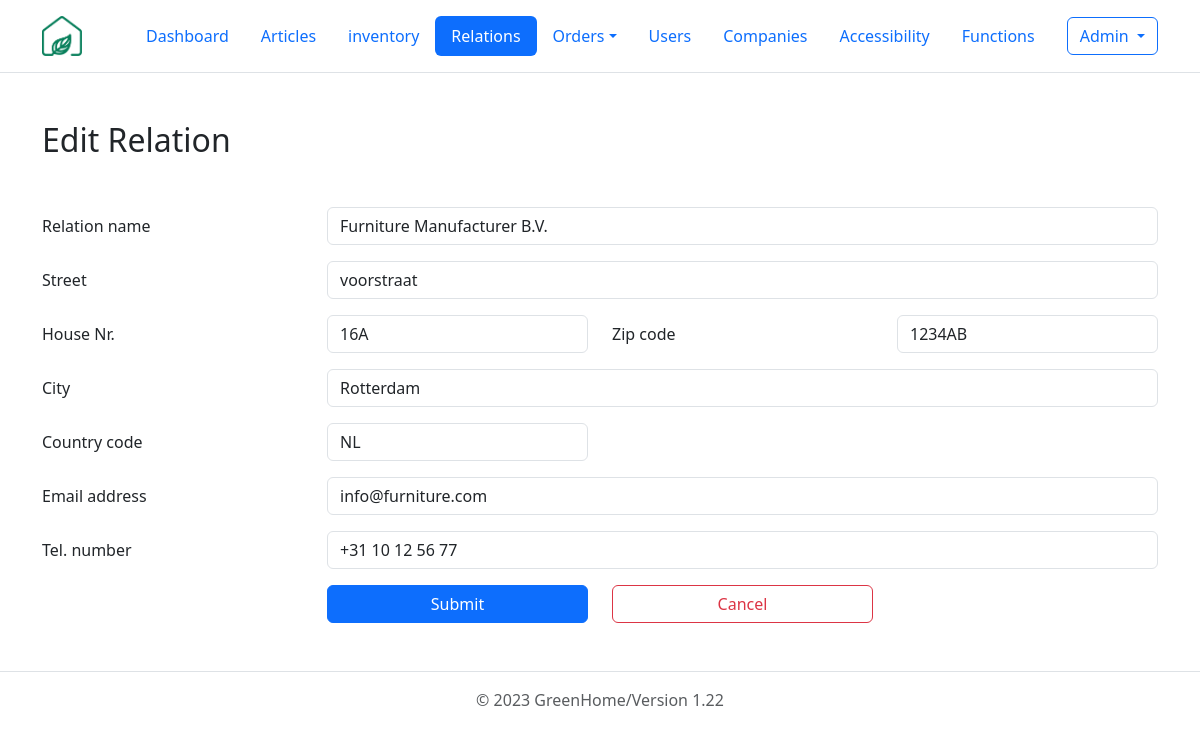
/php/relations/GUI_relationEditor.php?id=1 (signed in), run on the app's committed database.
### tables this page shows
CREATE TABLE relations (
  id int(10) NOT NULL, 
  name varchar(255) NOT NULL, 
  street varchar(255) NOT NULL, 
  house_nr varchar(10), 
  zip_code varchar(50) NOT NULL, 
  city varchar(255) NOT NULL, 
  country_code char(2) NOT NULL, 
  email_adress varchar(255) NOT NULL, 
  phone_number varchar(22) NOT NULL 
);

### php/relations/GUI_relationEditor.php (the view, shortened to what this page needs)
<?php
require_once '../include/db_connect.php';
$name = "";
$street = "";
$house_nr = "";
$zip_code = "";
$city = "";
$country_code = "";
$email_adress =  "";
$phone_number = "";
if($_SERVER['REQUEST_METHOD'] == 'GET'){
    $id = $_GET["id"];
    $sql = "SELECT * FROM relations WHERE id=$id";
    $result = $connection->query($sql);
    $row = $result->fetch_assoc();
    $name = $row["name"];
    $street = $row["street"];
    $house_nr = $row["house_nr"];
    $zip_code = $row["zip_code"];
    $city = $row["city"];
    $country_code = $row["country_code"];
    $email_adress =  $row["email_adress"];
    $phone_number = $row["phone_number"];
}
?>
<html lang="en">
  <head>
    <link href="https://cdn.jsdelivr.net/npm/bootstrap@5.3.0-alpha1/dist/css/bootstrap.min.css" rel="stylesheet">
  </head>
  <header class="p-3 mb-3 border-bottom">
    <div class="container">
      <div class="d-flex flex-wrap align-items-center justify-content-center justify-content-lg-start">
        <a href="../../dashboard.php" class="d-flex align-items-center mb-2 mb-lg-0 text-dark text-decoration-none me-5">
          <img src="../../images/logo.png" alt="company logo" srcset="" width="40" height="40">
        </a>
        <ul class="nav col-12 col-lg-auto me-lg-auto mb-2 justify-content-center mb-md-0 nav-pills">
          <li class="nav-item"><a href="../../dashboard.php" class="nav-link">Dashboard</a></li>
          <li class="nav-item"><a href="../articles/GUI_articles.php" class="nav-link" >Articles</a></li>
          <li class="nav-item"><a href="../stock/GUI_stock.php" class="nav-link" >inventory</a></li>
          <li class="nav-item"><a href="../relations/GUI_relations.php" class="nav-link active" aria-current="page" >Relations</a></li>
          <li class="nav-item dropdown">
            <a class="nav-link dropdown-toggle" data-bs-toggle="dropdown" href="#" role="button" aria-expanded="false">Orders</a>
          </li>
          <li class="nav-item"><a href="../users/GUI_users.php" class="nav-link" aria-current="page">Users</a></li>
          <li class="nav-item "><a class="nav-link" href="../companies/GUI_companies.php">Companies</a></li>
          <li class="nav-item "><a class="nav-link" href="../accessibilities/GUI_accessibilities.php">Accessibility</a></li>
          <li class="nav-item "><a  href="../functions/GUI_functions.php" class="nav-link">Functions</a></li>
        </ul>
        <?php
          if(isset($_SESSION['user_id'])):?>
            <div class='dropdown text-end'>
              <button class="btn btn-outline-primary dropdown-toggle" type="button" data-bs-toggle="dropdown" aria-expanded="false">
              <?=$_SESSION['user_name']?>
              </button>
            </div>
          <?php else :?>
            <div class='nav-item ml-auto'>
            <a href='../users/GUI_login.php' class='btn btn-outline-primary'>Login</a>
            </div>
          <?php endif;?>
      </div>
    </div>
  </header>
  <body>
    <div class="container my-5">
      <h2 class="mb-5">Edit Relation</h2>
      <form method="POST" action="controller_relation.php?action=edit">
        <div class="row mb-3">
          <label class="col-form-label col-sm-3">Relation name</label>
          <div class="col-sm-9">
            <input type="text" class="form-control" name="name" value="<?php echo $name; ?>" required>
          </div>
        </div>
        <div class="row mb-3">
          <label class="col-form-label col-sm-3">Street</label>
          <div class="col-sm-9">
            <input type="text" class="form-control" name="street" required value="<?php echo $street;?>">
          </div>
        </div>
        <div class="row mb-3">
          <label class="col-form-label col-sm-3">House Nr.</label>
          <div class="col-sm-3">
            <input type="text" maxlength="10" class="form-control" name="house_nr" value="<?php echo $house_nr;?>">
          </div>
          <label class="col-form-label col-sm-3">Zip code</label>
          <div class="col-sm-3">
            <input type="text" class="form-control" name="zip_code" required value="<?php echo $zip_code;?>">
          </div>
        </div>
        <div class="row mb-3">
          <label class="col-form-label col-sm-3">City</label>
          <div class="col-sm-9">
            <input type="text" class="form-control" name="city" required value="<?php echo $city;?>">
          </div>
        </div>
        <div class="row mb-3">
          <label class="col-form-label col-sm-3">Country code</label>
          <div class="col-sm-3">
            <input type="text"  maxlength="2" class="form-control" name="country_code" required value="<?php echo $country_code;?>">
          </div>
        </div>
        <div class="row mb-3">
          <label class="col-form-label col-sm-3">Email address</label>
          <div class="col-sm-9">
            <input type="email" class="form-control" name="email_adress" required value="<?php echo $email_adress;?>">
          </div>
        </div>
        <div class="row mb-3">
          <label class="col-form-label col-sm-3">Tel. number</label>
          <div class="col-sm-9">
            <input type="tel" pattern="^[+]*[(]{0,1}[0-9]{1,4}[)]{0,1}[-\s\./0-9]*$" class="form-control" name="phone_number" required value="<?php echo $phone_number;?>">
          </div>
        </div>
        <div class="row mb-3">
          <div class="offset-sm-3 col-sm-3 d-grid">
            <button type="submit" class="btn btn-primary">Submit</button>
          </div>
          <div class="col-sm-3 d-grid">
            <a href="GUI_relations.php" class="btn btn-outline-danger" role="button">Cancel</a>
          </div>
        </div>
      </form>
    </div>
  </body>
  <?php
  require_once '..\include\footer.php'?>
</html>

### data on the page
relations: name "Furniture Manufacturer B.V.", street "voorstraat", house_nr "16A", zip_code "1234AB", city "Rotterdam", country_code "NL", email_adress "info@furniture.com", phone_number "+31 10 12 56 77"

### other printed values
$_SESSION['user_name'] "Admin"
